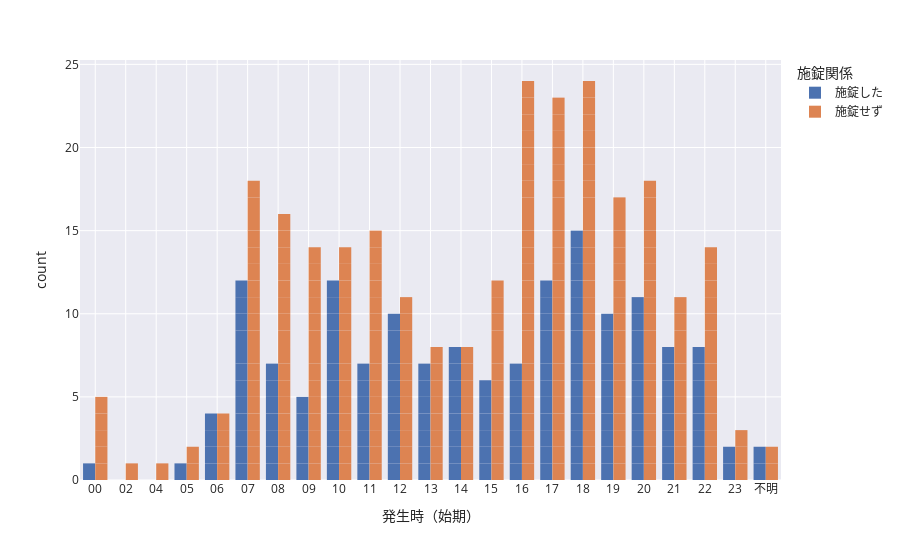

Notebook source saved alongside this figure:
### Markdown cell above
↑上のチャートの凡例ののカテゴリーをダブルクリックするとどうなる？

`barmode='group'`を足すと何がどのように変わる？

### Code cell
fig = px.bar(kashiwa,
            x='発生時（始期）',
            color='施錠関係',
            barmode='group', # group the categories,
            template='seaborn'
            )
fig.update_traces(
    marker_line_width=0
)
fig.update_xaxes(categoryorder='category ascending')
fig.show()

### Figure 1 — Plotly figure (JSON) as saved in the notebook; plotly's stock layout.template omitted (floating-point values rounded to 4 significant figures; data arrays with more than 128 entries replaced by an {"elided": "..."} marker saying what was removed)
{"data": [{"alignmentgroup": "True", "hovertemplate": "施錠関係=施錠した<br>発生時（始期）=%{x}<br>count=%{y}<extra></extra>", "legendgroup": "施錠した", "marker": {"color": "rgb(76,114,176)", "line": {"width": 0}, "pattern": {"shape": ""}}, "name": "施錠した", "offsetgroup": "施錠した", "orientation": "v", "showlegend": true, "textposition": "auto", "type": "bar", "x": {"elided": "155 str values"}, "xaxis": "x", "y": {"elided": "155 int values"}, "yaxis": "y"}, {"alignmentgroup": "True", "hovertemplate": "施錠関係=施錠せず<br>発生時（始期）=%{x}<br>count=%{y}<extra></extra>", "legendgroup": "施錠せず", "marker": {"color": "rgb(221,132,82)", "line": {"width": 0}, "pattern": {"shape": ""}}, "name": "施錠せず", "offsetgroup": "施錠せず", "orientation": "v", "showlegend": true, "textposition": "auto", "type": "bar", "x": {"elided": "265 str values"}, "xaxis": "x", "y": {"elided": "265 int values"}, "yaxis": "y"}], "layout": {"barmode": "group", "legend": {"title": {"text": "施錠関係"}, "tracegroupgap": 0}, "margin": {"t": 60}, "xaxis": {"anchor": "y", "categoryorder": "category ascending", "domain": [0, 1], "title": {"text": "発生時（始期）"}}, "yaxis": {"anchor": "x", "domain": [0, 1], "title": {"text": "count"}}}}
